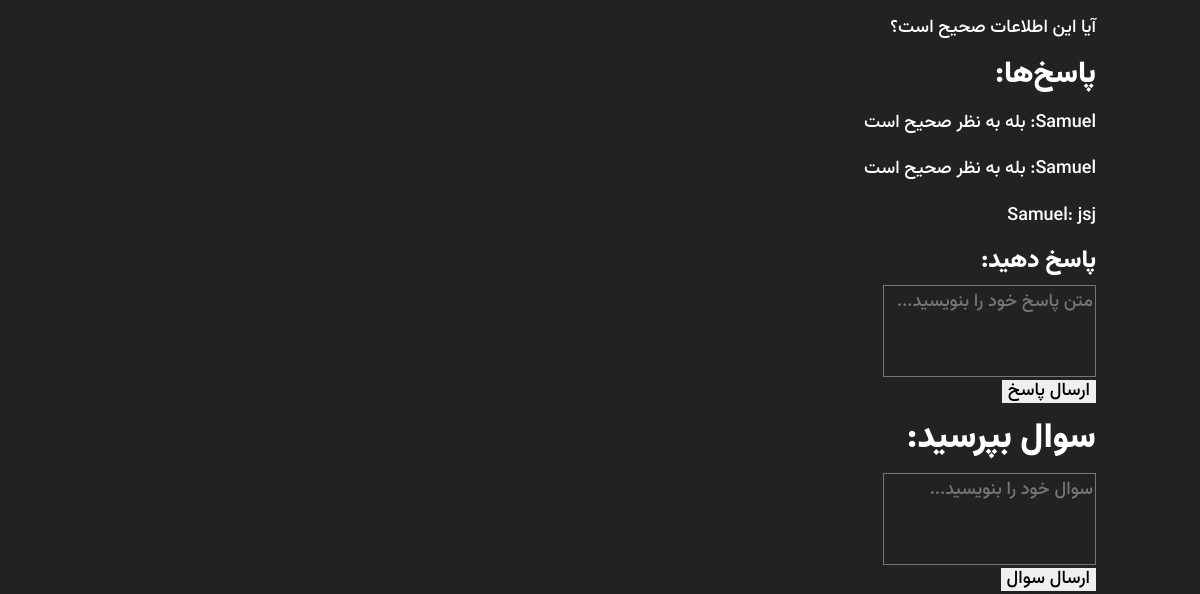
The app's page /word/w/tst/ (lower part), older data.
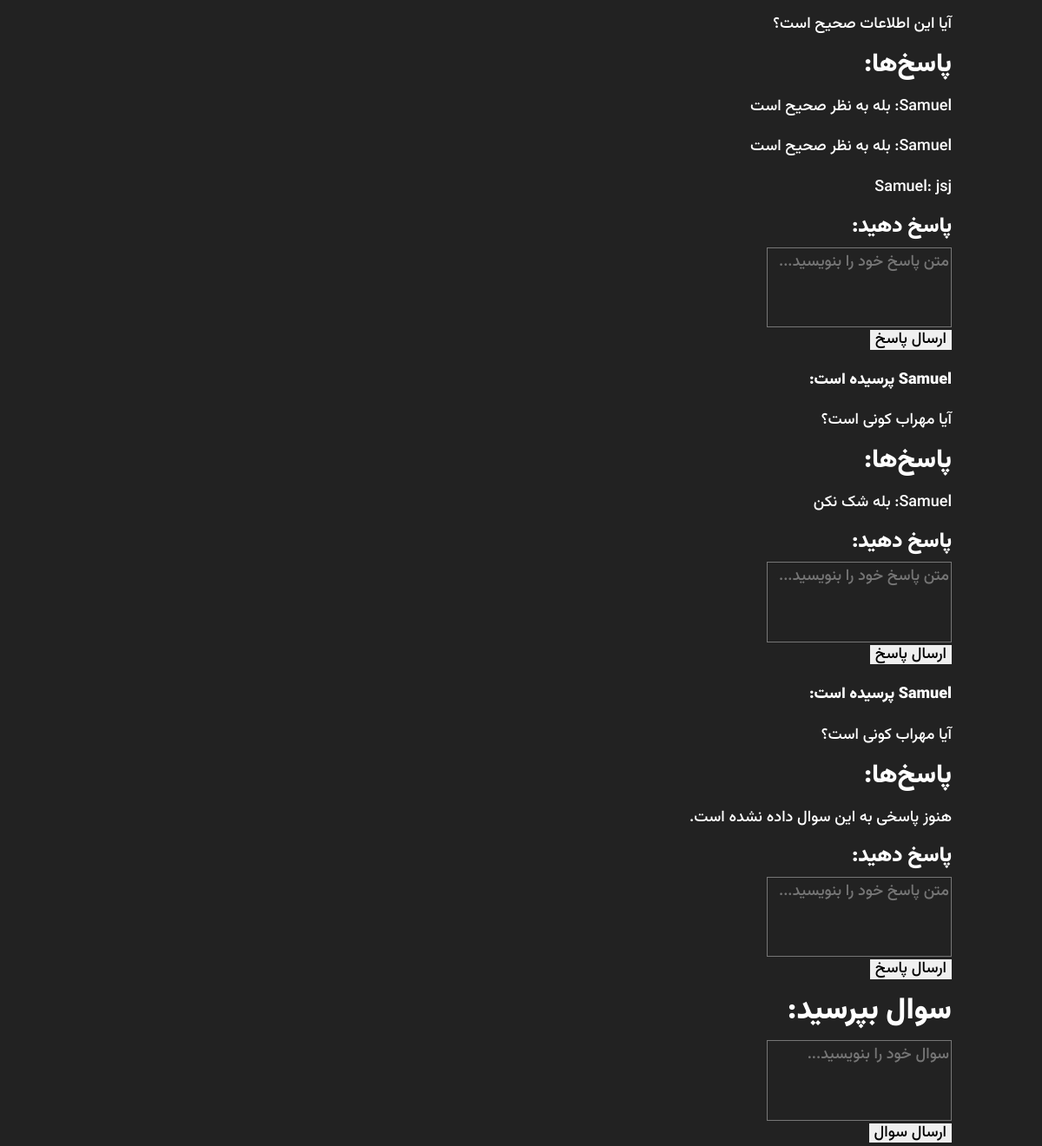
The same page, newer data.
### Word/models.py (models this page shows, shortened)
class Ask(models.Model):
    ask_to = models.ForeignKey(Words, on_delete=models.CASCADE, null=True, blank=True)
    user = models.ForeignKey(User, on_delete=models.CASCADE, null=True, blank=True)  # اینجا تغییر کرد
    question = models.TextField()
    class Meta:
        verbose_name = 'سوال'
        verbose_name_plural = 'سوالات'

class Response(models.Model):
    user = models.ForeignKey(User, on_delete=models.CASCADE, null=True, blank=True)  # مقدار دیفالت نمی‌خواهد
    response_to = models.ForeignKey(Ask, on_delete=models.CASCADE)
    response = models.TextField()
    class Meta:
        verbose_name = 'پاسخ'
        verbose_name_plural = 'پاسخ‌ها'

### Authentication/models.py (models this page shows, shortened)
class User(AbstractUser):
    email = models.EmailField(unique=True, validators=[validate_email_domain])
    bio = models.TextField(blank=True , max_length=100)
    hits = models.ManyToManyField(IPAddress, related_name="hits", blank=True, editable=False)
    score = models.IntegerField(default=0, editable=False)
    is_banned = models.BooleanField(default=False, editable=False)
    class Meta:
        verbose_name = "حساب"
        verbose_name_plural = "حساب ها"

### Word/views.py (the view)
# urls.py: path('w/<str:word_slug>/', word_detail, name="word_detail"),  # مسیر جزئیات کلمه
def word_detail(request, word_slug):
    word = get_object_or_404(Words, slug=word_slug)
    suggestions = Suggestion.objects.filter(suggested_to=word, status='p')  # پیشنهادات تایید شده
    questions = Ask.objects.filter(ask_to=word)
    return render(request, 'Word/word_detail.html', {'word': word,'suggestions': suggestions, 'questions': questions})

### Home/Middleware.py (called while the page is built)
    def __call__(self, request):
        x_forwarded_for = request.META.get('HTTP_X_FORWARDED_FOR')
        if x_forwarded_for:
            ip = x_forwarded_for.split(',')[0]
        else:
            ip = request.META.get('REMOTE_ADDR')
        ip_address, created = IPAddress.objects.update_or_create(
            ipAddr=ip,
            defaults={"last_seen": now()}  # به‌روزرسانی زمان آخرین بازدید
        )
        request.user.ip_address = ip_address  # اتصال IP به کاربر
        response = self.get_response(request)
        return response

### Templates/Word/word_detail.html (shortened to what this page needs)
{% extends '../Base/Base.html' %}
{% block main %}
{% for question in word.ask_set.all %}
<div class="question">
  <p><strong>{{ question.user.username }} پرسیده است:</strong></p>
  <p>{{ question.question }}</p>
  <h4>پاسخ‌ها:</h4>
  {% for response in question.response_set.all %}
  <p>{{ response.user.username }}: {{ response.response }}</p>
  {% empty %}
  <p>هنوز پاسخی به این سوال داده نشده است.</p>
  {% endfor %}
  <h5>پاسخ دهید:</h5>
  <form method="POST" action="{% url 'Word:add_response' question.id %}">
    <textarea name="response_text" rows="3" placeholder="متن پاسخ خود را بنویسید..."></textarea>
    <button type="submit">ارسال پاسخ</button>
  </form>
</div>
{% endfor %}
<h3>سوال بپرسید:</h3>
<form method="POST" action="{% url 'Word:add_question' word_slug=word.slug %}">
  <textarea name="question_text" rows="3" placeholder="سوال خود را بنویسید..."></textarea>
  <button type="submit">ارسال سوال</button>
</form>
{% endblock %}

Row changes from the older to the newer data that the page shows:
added Ask: question "آیا مهراب کونی است؟"
added Response: user.username "Samuel", response "بله شک نکن", shown under "آیا مهراب کونی است؟"
added Ask: question "آیا مهراب کونی است؟"
